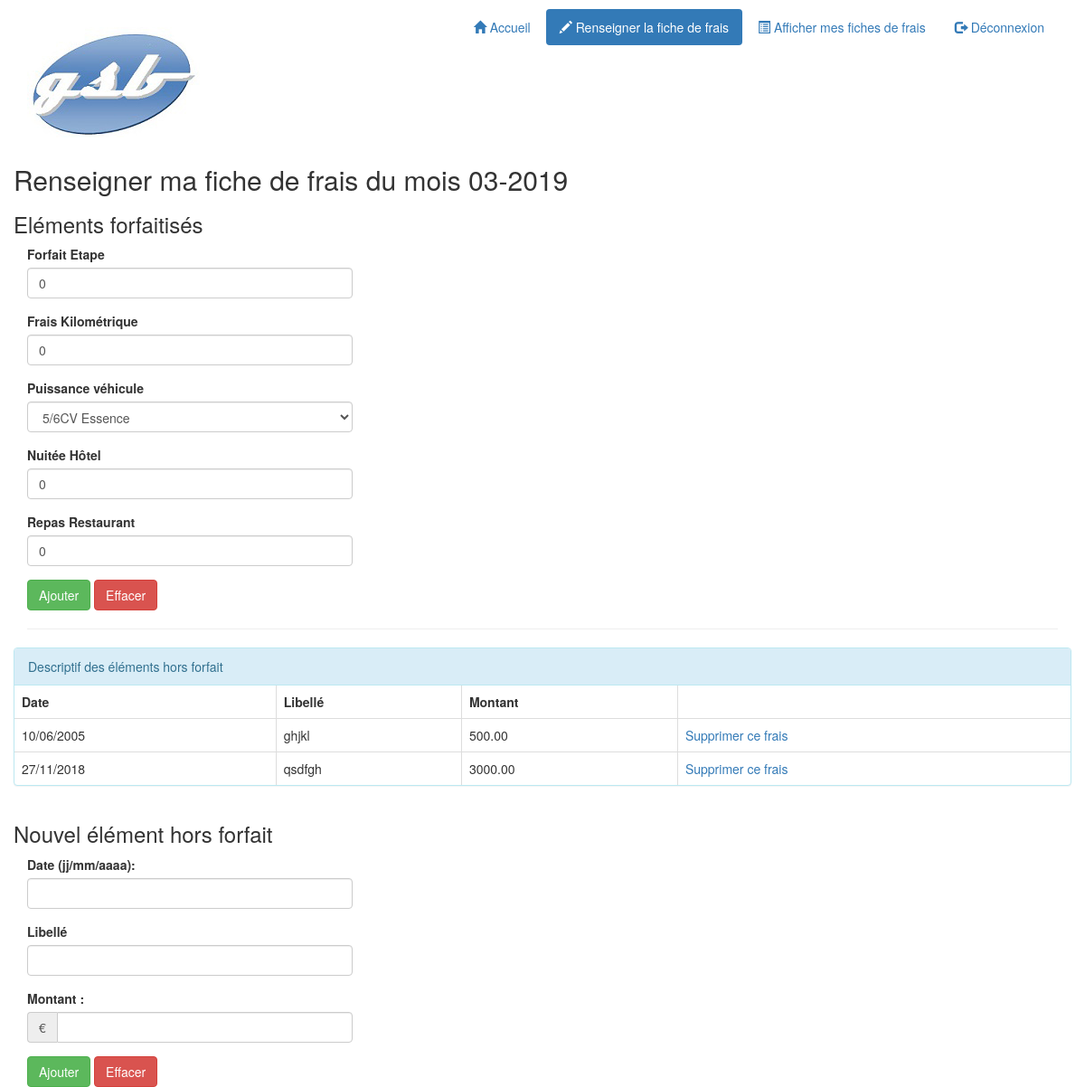
The app's page /GSB_AppliMVC/index.php?uc=gererFrais&action=saisirFrais (signed in) with its own data.
### tables this page shows
CREATE TABLE IF NOT EXISTS `lignefraisforfait` (
  `idvisiteur` char(4) NOT NULL,
  `mois` char(6) NOT NULL,
  `idfraisforfait` char(3) NOT NULL,
  `quantite` int(11) DEFAULT NULL,
  PRIMARY KEY (`idvisiteur`,`mois`,`idfraisforfait`),
  KEY `idfraisforfait` (`idfraisforfait`)
);

CREATE TABLE IF NOT EXISTS `fraisforfait` (
  `id` char(3) NOT NULL,
  `libelle` char(20) DEFAULT NULL,
  `montant` decimal(5,2) DEFAULT NULL,
  PRIMARY KEY (`id`)
);

CREATE TABLE IF NOT EXISTS `lignefraishorsforfait` (
  `id` int(11) NOT NULL AUTO_INCREMENT,
  `idvisiteur` char(4) NOT NULL,
  `mois` char(6) NOT NULL,
  `libelle` varchar(100) DEFAULT NULL,
  `date` date DEFAULT NULL,
  `montant` decimal(10,2) DEFAULT NULL,
  `refuser` tinyint(1) DEFAULT NULL,
  PRIMARY KEY (`id`),
  KEY `idvisiteur` (`idvisiteur`,`mois`)
);

### GSB_AppliMVC/includes/fct.inc.php (called while the page is built, shortened)
<?php
function estConnecte()
{
    return isset($_SESSION['idVisiteur']);
}
function dateAnglaisVersFrancais($maDate)
{
    @list($annee, $mois, $jour) = explode('-', $maDate);
    $date = $jour . '/' . $mois . '/' . $annee;
    return $date;
}
function getMois($date)
{
    @list($jour, $mois, $annee) = explode('/', $date);
    return $annee . $mois;
}

### GSB_AppliMVC/includes/class.pdogsb.inc.php (called while the page is built, shortened)
<?php
class PdoGsb
{
    private static $serveur = 'mysql:host=localhost';
    private static $bdd = 'dbname=gsb_frais';
    private static $user = 'userGsb';
    private static $mdp = 'secret';
    private static $monPdo;
    private static $monPdoGsb = null;
    private function __construct()
    {
        PdoGsb::$monPdo = new PDO(PdoGsb::$serveur.';'.PdoGsb::$bdd, PdoGsb::$user, PdoGsb::$mdp);
        PdoGsb::$monPdo->query('SET CHARACTER SET utf8');
    }
    public static function getPdoGsb()
    {
        if (PdoGsb::$monPdoGsb == null) {
            PdoGsb::$monPdoGsb = new PdoGsb();
        }
        return PdoGsb::$monPdoGsb;
    }
    public function getLesFraisHorsForfait($idVisiteur, $mois)
    {
        $requetePrepare = PdoGsb::$monPdo->prepare(
            'SELECT * FROM lignefraishorsforfait '
            . 'WHERE lignefraishorsforfait.idvisiteur = :unIdVisiteur '
            . 'AND lignefraishorsforfait.mois = :unMois'
        );
        $requetePrepare->bindParam(':unIdVisiteur', $idVisiteur, PDO::PARAM_STR);
        $requetePrepare->bindParam(':unMois', $mois, PDO::PARAM_STR);
        $requetePrepare->execute();
        $lesLignes = $requetePrepare->fetchAll();
        for ($i = 0; $i < count($lesLignes); $i++) {
            $date = $lesLignes[$i]['date'];
            $lesLignes[$i]['date'] = dateAnglaisVersFrancais($date);
        }
        return $lesLignes;
    }
    public function getLesFraisForfait($idVisiteur, $mois)
    {
        $requetePrepare = PdoGSB::$monPdo->prepare(
            'SELECT fraisforfait.id as idfrais, '
            . 'fraisforfait.libelle as libelle, '
			. 'fraisforfait.montant as montant, '
            . 'lignefraisforfait.quantite as quantite '
            . 'FROM lignefraisforfait '
            . 'INNER JOIN fraisforfait '
            . 'ON fraisforfait.id = lignefraisforfait.idfraisforfait '
            . 'WHERE lignefraisforfait.idvisiteur = :unIdVisiteur '
            . 'AND lignefraisforfait.mois = :unMois '
            . 'ORDER BY lignefraisforfait.idfraisforfait'
        );
        $requetePrepare->bindParam(':unIdVisiteur', $idVisiteur, PDO::PARAM_STR);
        $requetePrepare->bindParam(':unMois', $mois, PDO::PARAM_STR);
        $requetePrepare->execute();
        return $requetePrepare->fetchAll();
    }
	public function getPuissanceVehicule($idVisiteur, $mois)
	{
		$requetePrepare = PdoGSB::$monPdo->prepare(
			'SELECT fichefrais.vehiculeutilise '
			. 'FROM fichefrais '
			. 'WHERE fichefrais.idvisiteur = :visiteur '
			. 'AND fichefrais.mois = :date '
		);
		$requetePrepare->bindParam(':visiteur', $idVisiteur, PDO::PARAM_STR);
        $requetePrepare->bindParam(':date', $mois, PDO::PARAM_STR);
		$requetePrepare->execute();
		$leVehicule = $requetePrepare->fetch();
        return $leVehicule;
	}
	public function getPuissanceAllVehicule()
	{
		$requetePrepare = PdoGSB::$monPdo->prepare(
			'SELECT * '
			.'FROM vehicule'
		);
		$requetePrepare->execute();
		$lstPuissanceVehicule = $requetePrepare->fetchAll();
		return $lstPuissanceVehicule;
	}
}

### GSB_AppliMVC/vues/v_listeFraisForfait.php (the view, shortened to what this page needs)
<div class="row">
    <h2>Renseigner ma fiche de frais du mois
        <?php echo $numMois . '-' . $numAnnee ?>
    </h2>
    <h3>Eléments forfaitisés</h3>
    <div class="col-md-4">
        <form method="post"
              action="index.php?uc=gererFrais&action=validerMajFraisForfait"
              role="form">
            <fieldset>
                <?php
                foreach ($lesFraisForfait as $unFrais) {
                    $idFrais = $unFrais['idfrais'];
                    $libelle = htmlspecialchars($unFrais['libelle']);
                    $quantite = $unFrais['quantite']; ?>
                    <div class="form-group">
                        <label for="idFrais"><?php echo $libelle ?></label>
                        <input type="text" id="idFrais"
                               name="lesFrais[<?php echo $idFrais ?>]"
                               size="10" maxlength="5"
                               value="<?php echo $quantite ?>"
                               class="form-control">
                    </div>
                    <?php
					if ($idFrais == "KM")
					{
						?>
						<div class="form-group">
							<label for="idFrais">Puissance véhicule</label>
							<select id="puissanceVehicule" name="puissanceVehicule" class="form-control">
							<?php
							foreach ($lstPuissanceVehicule as $unePuissance) {
								$idPuissance = $unePuissance['id'];
								$nom = $unePuissance['designation'];
								if ($idPuissance == $puissanceVehicule['vehiculeutilise']) {
									?>
									<option selected="selected" value="<?php echo $idPuissance ?>">
										<?php echo $nom ?> </option>
									<?php
								}
								else
								{
									?>
									<option value="<?php echo $idPuissance ?>">
										<?php echo $nom ?> </option>
									<?php
								}
							}
							?>
							</select>
						</div>
						<?php
					}
                }
                ?>
                <button class="btn btn-success" type="submit">Ajouter</button>
                <button class="btn btn-danger" type="reset">Effacer</button>
            </fieldset>
        </form>
    </div>
</div>

### GSB_AppliMVC/index.php (shortened to what this page needs)
<?php
require_once 'includes/fct.inc.php';
require_once 'includes/class.pdogsb.inc.php';
$pdo = PdoGsb::getPdoGsb();
$estConnecte = estConnecte();
$uc = filter_input(INPUT_GET, 'uc', FILTER_SANITIZE_STRING);
if ($uc != 'imprimerFicheFrais' && $uc != 'connexion')
{
	require 'controleurs/c_entete.php';
}
switch ($uc) {
case 'gererFrais':
	include 'controleurs/c_gererFrais.php';
	break;
}
if ($uc != 'imprimerFicheFrais')
{
	require 'vues/v_pied.php';
}

### GSB_AppliMVC/controleurs/c_entete.php (shortened to what this page needs)
<?php
if ($_SESSION['statut'] == 'visiteur') {
	require 'vues/v_enteteVisiteur.php';
}

### GSB_AppliMVC/vues/v_enteteVisiteur.php (shortened to what this page needs)
<!DOCTYPE html>
<html>
    <head>
        <link href="./styles/bootstrap/bootstrap.css" rel="stylesheet">
        <link href="./styles/style.css" rel="stylesheet">
    </head>
    <body>
        <div class="container">
            <?php
            $uc = filter_input(INPUT_GET, 'uc', FILTER_SANITIZE_STRING);
            if ($estConnecte) {
                ?>
            <div class="header">
                <div class="row vertical-align">
                    <div class="col-md-4">
                        <h1>
                            <img src="./images/logo.jpg" class="img-responsive"
                                 alt="Laboratoire Galaxy-Swiss Bourdin"
                                 title="Laboratoire Galaxy-Swiss Bourdin">
                        </h1>
                    </div>
                    <div class="col-md-8">
                        <ul class="nav nav-pills pull-right" role="tablist">
                            <li <?php if (!$uc || $uc == 'accueil') { ?>class="active" <?php } ?>>
                                <a href="index.php">
                                    <span class="glyphicon glyphicon-home"></span>
                                    Accueil
                                </a>
                            </li>
                            <li <?php if ($uc == 'gererFrais') { ?>class="active"<?php } ?>>
                                <a href="index.php?uc=gererFrais&action=saisirFrais">
                                    <span class="glyphicon glyphicon-pencil"></span>
                                    Renseigner la fiche de frais
                                </a>
                            </li>
                            <li <?php if ($uc == 'etatFrais') { ?>class="active"<?php } ?>>
                                <a href="index.php?uc=etatFrais&action=selectionnerMois">
                                    <span class="glyphicon glyphicon-list-alt"></span>
                                    Afficher mes fiches de frais
                                </a>
                            </li>
                            <li
                            <?php if ($uc == 'deconnexion') { ?>class="active"<?php } ?>>
                                <a href="index.php?uc=deconnexion&action=demandeDeconnexion">
                                    <span class="glyphicon glyphicon-log-out"></span>
                                    Déconnexion
                                </a>
                            </li>
                        </ul>
                    </div>
                </div>
            </div>
            <?php
			}

### GSB_AppliMVC/controleurs/c_gererFrais.php (shortened to what this page needs)
<?php
$idVisiteur = $_SESSION['idVisiteur'];
$mois = getMois(date('d/m/Y'));
$numAnnee = substr($mois, 0, 4);
$numMois = substr($mois, 4, 2);
		?>
		<?php
$lesFraisHorsForfait = $pdo->getLesFraisHorsForfait($idVisiteur, $mois);
$lesFraisForfait = $pdo->getLesFraisForfait($idVisiteur, $mois);
$puissanceVehicule = $pdo->getPuissanceVehicule($idVisiteur, $mois);
$lstPuissanceVehicule = $pdo->getPuissanceAllVehicule();
if($_SESSION['statut'] == 'comptable'){
	require 'controleurs/c_voirFicheFrais.php';
}else {
	require 'vues/v_listeFraisForfait.php';
	require 'vues/v_listeFraisHorsForfait.php';
}

### GSB_AppliMVC/vues/v_listeFraisHorsForfait.php (shortened to what this page needs)
<hr>
<div class="row">
    <div class="panel panel-info">
        <div class="panel-heading">Descriptif des éléments hors forfait</div>
        <table class="table table-bordered table-responsive">
            <thead>
                <tr>
                    <th class="date">Date</th>
                    <th class="libelle">Libellé</th>
                    <th class="montant">Montant</th>
                    <th class="action">&nbsp;</th>
                </tr>
            </thead>
            <tbody>
            <?php
            foreach ($lesFraisHorsForfait as $unFraisHorsForfait) {
                $libelle = htmlspecialchars($unFraisHorsForfait['libelle']);
                $date = $unFraisHorsForfait['date'];
                $montant = $unFraisHorsForfait['montant'];
                $id = $unFraisHorsForfait['id']; ?>
                <tr>
                    <td> <?php echo $date ?></td>
                    <td> <?php echo $libelle ?></td>
                    <td><?php echo $montant ?></td>
                    <td><a href="index.php?uc=gererFrais&action=supprimerFrais&idFrais=<?php echo $id ?>"
                           onclick="return confirm('Voulez-vous vraiment supprimer ce frais?');">Supprimer ce frais</a></td>
                </tr>
                <?php
            }
            ?>
            </tbody>
        </table>
    </div>
</div>
<div class="row">
    <h3>Nouvel élément hors forfait</h3>
    <div class="col-md-4">
        <form action="index.php?uc=gererFrais&action=validerCreationFrais"
              method="post" role="form">
            <div class="form-group">
                <label for="txtDateHF">Date (jj/mm/aaaa): </label>
                <input type="text" id="txtDateHF" name="dateFrais"
                       class="form-control" id="text">
            </div>
            <div class="form-group">
                <label for="txtLibelleHF">Libellé</label>
                <input type="text" id="txtLibelleHF" name="libelle"
                       class="form-control" id="text" maxlength="90">
            </div>
            <div class="form-group">
                <label for="txtMontantHF">Montant : </label>
                <div class="input-group">
                    <span class="input-group-addon">€</span>
                    <input type="text" id="txtMontantHF" name="montant"
                           class="form-control" value="">
                </div>
            </div>
            <button class="btn btn-success" type="submit">Ajouter</button>
            <button class="btn btn-danger" type="reset">Effacer</button>
        </form>
    </div>
</div>

### GSB_AppliMVC/vues/v_pied.php (shortened to what this page needs)
        </div>
    </body>
</html>

### GSB_AppliMVC/styles/style.css (style rules this page uses)
.header { margin-top: 10px; }

### records on screen
lignefraisforfait: idfraisforfait.libelle "Forfait Etape", quantite "0"
lignefraisforfait: idfraisforfait.libelle "Frais Kilométrique", quantite "0"
lignefraisforfait: idfraisforfait.libelle "Nuitée Hôtel", quantite "0"
lignefraisforfait: idfraisforfait.libelle "Repas Restaurant", quantite "0"
lignefraishorsforfait: date "10/06/2005", libelle "ghjkl", montant "500.00"
lignefraishorsforfait: date "27/11/2018", libelle "qsdfgh", montant "3000.00"

### other values on screen
$numMois "03"
$numAnnee "2019"
form field puissanceVehicule "5/6CV Essence"
